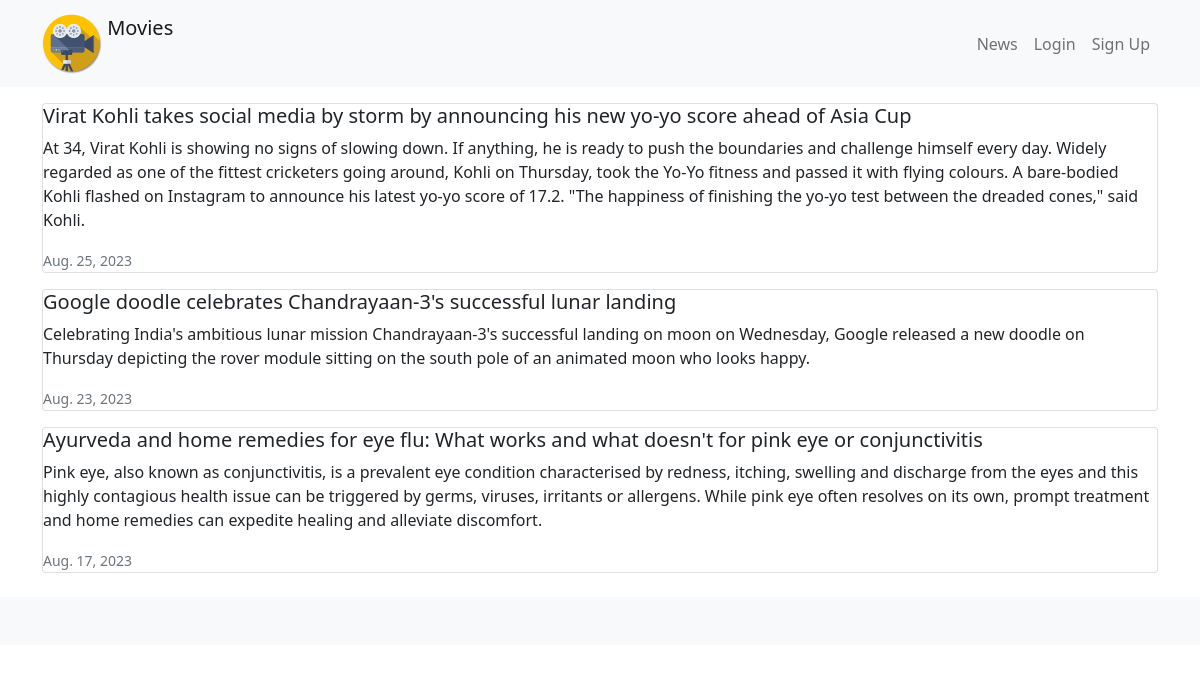
Screenshot of /news/news/ with the database file from the repository.
### news/models.py (models this page shows)
class News(models.Model):
    headline = models.CharField(max_length=200)
    body = models.TextField()
    date = models.DateField()

### news/views.py (the view)
# urls.py: path('news/',include('news.urls')),
def news(request):
    news=News.objects.all().order_by('-date')
    return render(request, 'news.html',{'news':news})

### news/templates/news.html
{% extends 'base.html' %}
{% block content %}
            {% for n in news %}
            <div class="card mb-3">
                <div class="row g-0">
                    <div>
                        <div class="body">
                            <h5 class="card-title">{{ n.headline }}</h5>
                            <p class="card-text">{{ n.body }}</p>
                            <p class="card-text"><small class="text-muted">{{ n.date }}</small> </p>
                        </div>
                    </div>
                </div>
            </div>
            {% endfor %}
{% endblock %}

### rows the page displays
News: headline "Virat Kohli takes social media by storm by announcing his new yo-yo score ahead of Asia Cup", body "At 34, Virat Kohli is showing no signs of slowing down. If anything, he is ready to push the boundaries and challenge himself every day. Widely regarded as one of the fittest cricketers going around, Kohli on Thursday, took the Yo-Yo fitness and passed it with flying colours. A bare-bodied Kohli flashed on Instagram to announce his latest yo-yo score of 17.2. \"The happiness of finishing the yo-yo test between the dreaded cones,\" said Kohli.", date "Aug. 25, 2023"
News: headline "Google doodle celebrates Chandrayaan-3's successful lunar landing", body "Celebrating India's ambitious lunar mission Chandrayaan-3's successful landing on moon on Wednesday, Google released a new doodle on Thursday depicting the rover module sitting on the south pole of an animated moon who looks happy.", date "Aug. 23, 2023"
News: headline "Ayurveda and home remedies for eye flu: What works and what doesn't for pink eye or conjunctivitis", body "Pink eye, also known as conjunctivitis, is a prevalent eye condition characterised by redness, itching, swelling and discharge from the eyes and this highly contagious health issue can be triggered by germs, viruses, irritants or allergens. While pink eye often resolves on its own, prompt treatment and home remedies can expedite healing and alleviate discomfort.", date "Aug. 17, 2023"
